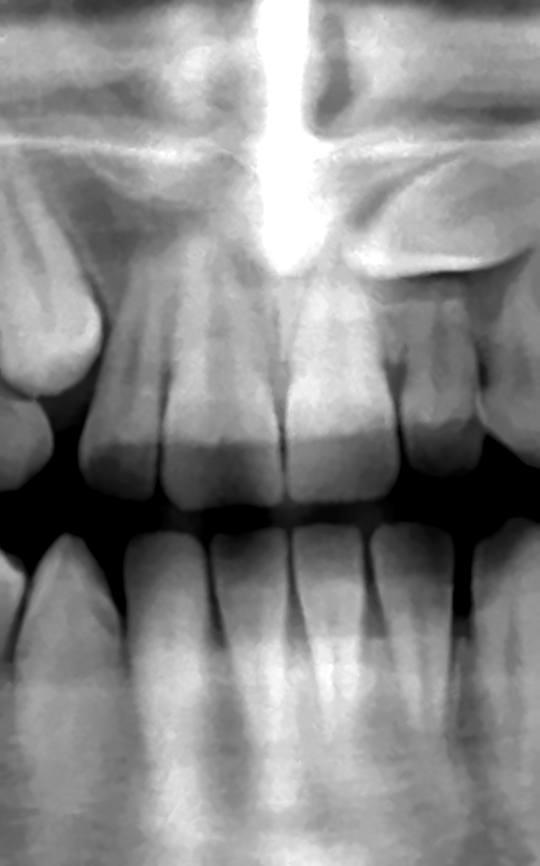
#> input picture data/Training/training/positive/rawdata/SCD01.png, 540 x 866 px, found by its file name
$ python vis_cascade.py
#> lines starting #> are read from the running program, lines starting #| are printed output that depends on the picture; after the words box and inside, x2 and y2 are one past the last pixel; in counts of white or black regions, pixels touching at a corner belong together
### src/configuration.py
# -*- coding: utf-8 -*-
'''
Configuration
Contains all global parameters and directories
used and accessed in the other .py files
@author     Matthias Moulin & Milan Samyn
@version    1.0
'''
import os;

dir_radiographs = "data/Radiographs"
dir_training_radiographs = "data/Radiographs/Training"
dir_test_radiographs = "data/Radiographs/Test"
dir_mirrored = "data/Landmarks/mirrored"
dir_original = "data/Landmarks/original"

#Own visualizations
dir_vis_landmarks = "data/Visualizations/Landmarks"
dir_vis_pa = "data/Visualizations/PA"
dir_vis_pca = "data/Visualizations/PCA"
dir_vis_pre = "data/Visualizations/Preproccess"
dir_vis_ff_landmarks = "data/Visualizations/Fitting Function/Landmarks"
dir_vis_ff_landmarks_and_models = "data/Visualizations/Fitting Function/Landmarks and Models"
dir_vis_ff_models = "data/Visualizations/Fitting Function/Models"
dir_vis_ff_profile_normals = "data/Visualizations/Fitting Function/Profile Normals"
dir_vis_class_samples = "data/Visualizations/Classified Samples"

nb_trainingSamples = 14     #from 1 to 14
nb_testSamples = 16         #from 15 to 30

'''
TODO: nagaan hoeveel training samples we in feite nodig hebben (door te testen hoe goed het model generaliseerd (zie pag 10 ASM)
'''

nb_teeth = 8                #from 1 to 8
nb_landmarks = 40           #from 1 to 40 (points representing an example)
nb_dim = nb_landmarks*2

#Directories

def get_dir_prefix():
    if (os.environ.get("USERNAME") == "Milan Samyn"):
        return "../"
    else:
        return "CV/"

def get_dir_radiographs():
    return get_dir_prefix() + dir_radiographs

def get_dir_test_radiographs():
    return get_dir_prefix() + dir_test_radiographs

def get_dir_mirrored_landmarks():
    return get_dir_prefix() + dir_mirrored

def get_dir_original_landmarks():
    return get_dir_prefix() + dir_original

def get_dir_vis_landmarks():
    return get_dir_prefix() + dir_vis_landmarks

def get_dir_vis_pa():
    return get_dir_prefix() + dir_vis_pa

def get_dir_vis_pca():
    return get_dir_prefix() + dir_vis_pca

def get_dir_vis_pre():
    return get_dir_prefix() + dir_vis_pre

def get_dir_vis_ff_landmarks():
    return get_dir_prefix() + dir_vis_ff_landmarks

def get_dir_vis_ff_landmarks_and_models():
    return get_dir_prefix() + dir_vis_ff_landmarks_and_models

def get_dir_vis_ff_models():
    return get_dir_prefix() + dir_vis_ff_models

def get_dir_vis_ff_profile_normals():
    return get_dir_prefix() + dir_vis_ff_profile_normals

def get_dir_vis_class_samples():
    return get_dir_prefix() + dir_vis_class_samples

#File names

# [13 lines left out: function get_fname_radiograph, not called in this run]

'''
TODO: opsplitsen voor test en training samples best
'''

# [62 lines left out: functions get_fname_test_radiograph, get_fname_mirrored_landmark, get_fname_original_landmark, get_fname_vis_landmarks, get_fname_vis_landmark, get_fname_vis_pa and 1 more, not called in this run]

def get_fname_vis_pre(nr_trainingSample, method=''):
    if (not is_valid_trainingSample(nr_trainingSample)):
        raise InvalidFileName

    s = '/' + method
    if (nr_trainingSample < 10):
        s = '/' + method + '0'
    fname = (get_dir_vis_pre() + s + str(nr_trainingSample) + '.png')

    if (not is_valid_trainingSample(nr_trainingSample)):
        raise InvalidFileName(fname)

    return fname

# [68 lines left out: functions get_fname_vis_ff_landmarks, get_fname_vis_ff_landmarks_and_models, get_fname_vis_ff_models, get_fname_vis_ff_profile_normals, get_fname_vis_class_samples, not called in this run]

#Numbers and ranges

def get_nb_trainingSamples():
    return nb_trainingSamples

def get_trainingSamples_range():
    return range(1, (get_nb_trainingSamples()+1))

def get_nb_testSamples():
    return nb_testSamples

# [4 lines left out: function get_testSamples_range, not called in this run]

def get_nb_teeth():
    return nb_teeth

def get_teeth_range():
    return range(1, (get_nb_teeth()+1))

def get_nb_landmarks():
    return nb_landmarks

def get_nb_dim():
    return nb_dim

# Validation

def is_valid_trainingSample(nr_trainingSample):
    return (nr_trainingSample in get_trainingSamples_range())

def is_valid_testSample(nr_testSample):
    return (nr_testSample in get_testSamples_range())

def is_valid_tooth(nr_tooth):
    return (nr_tooth in get_teeth_range())

class InvalidFileName(Exception):
    def __init__(self, value):
        self.value = value
    def __str__(self):
        return repr(self.value)

### src/vis_cascade.py
import cv2
import configuration as c

def vis():

    for m in ['l', 'u']:
        for i in c.get_trainingSamples_range():
            cascade = cv2.CascadeClassifier("CV/data/Training/training/cascadesSCD" + str(i) + '-' + m + "/cascade.xml")
            fname = c.get_fname_vis_pre(i, 'SCD')
            img = cv2.imread(fname)
#> img is the input picture: shape (866, 540, 3); min 0, max 255, mean 136.4
            rects = cascade.detectMultiScale(img, scaleFactor=1.3, minNeighbors=1, minSize=(100, 100))
#> rects = 27 rows, first 6: [157, 10, 116, 116], [8, 29, 116, 116], [325, 103, 116, 116], [380, 172, 116, 116], [307, 196, 116, 116], [0, 198, 116, 116]
            # result is an array of x coordinate, y coordinate, weight, height for each rectangle
            rects[:,2:] += rects[:,:2]
            # result is an array of x coordinate, y coordinate, x + weight, y + height for each rectangle (opposite corners)

            for r in range(rects.shape[0]):
                cv2.rectangle(img, (rects[r,0], rects[r,1]), (rects[r,2], rects[r,3]), (0, 255, 0), 2)
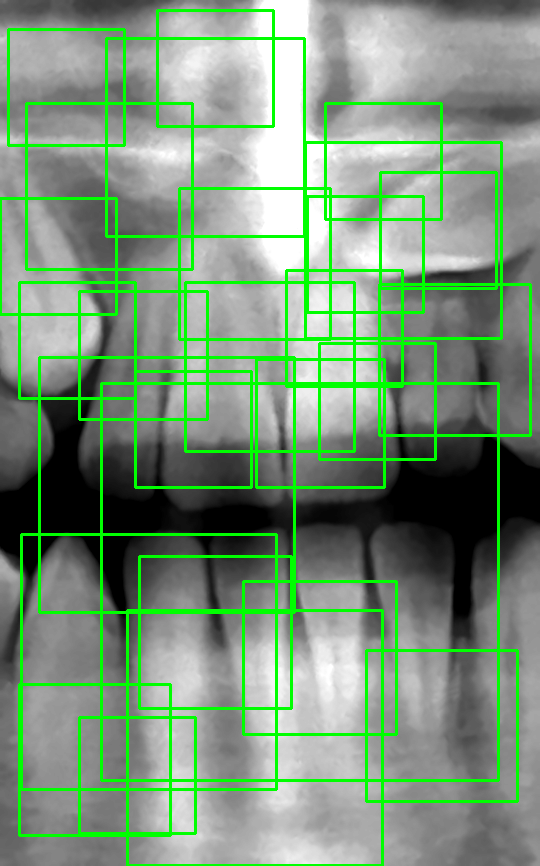
#> img: shape (866, 540, 3); 10.54% of pixels changed, all inside (x1, y1, x2, y2) = (0, 9, 532, 866)
            fname = 'test' + str(i) + '-' + m + '.png'
            cv2.imwrite(fname, img)

if __name__ == '__main__':
#> (the run stopped early here; a loop or call above may not have finished)
